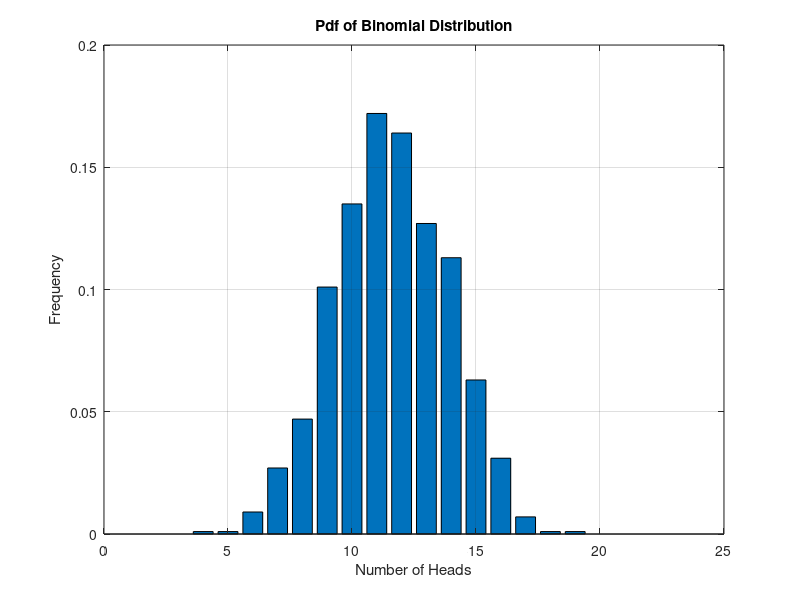

This figure's MATLAB source:
n_trials = 1000;
n_flips = 21;

values = zeros(1, n_flips);

% Simulating coin flips
for i = 1:n_trials
    numberOfHeads = sum(randi([0,1], 1, n_flips)); % Vectorized operation
    values(numberOfHeads + 1) = values(numberOfHeads + 1) + 1; % Adjusting index since MATLAB arrays are 1-indexed
end

valuesFloat = values / n_trials; % Vectorized operation

% Plotting
figure;
bar(valuesFloat);
xlabel('Number of Heads');
ylabel('Frequency');
title('Pdf of Binomial Distribution');
grid on;
